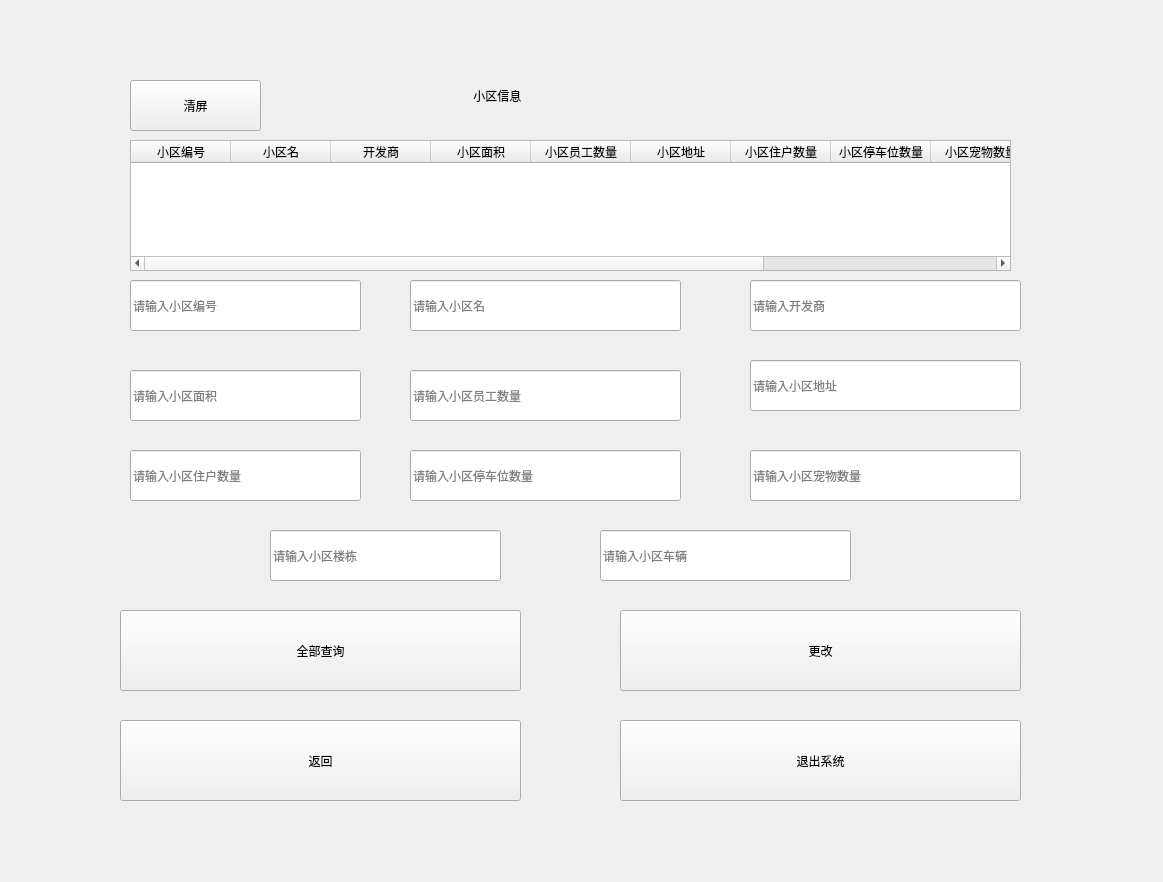
<?xml version="1.0" encoding="UTF-8"?>
<ui version="4.0">
 <class>MainWindow</class>
 <widget class="QMainWindow" name="MainWindow">
  <property name="geometry">
   <rect>
    <x>0</x>
    <y>0</y>
    <width>1163</width>
    <height>882</height>
   </rect>
  </property>
  <property name="minimumSize">
   <size>
    <width>1163</width>
    <height>882</height>
   </size>
  </property>
  <property name="maximumSize">
   <size>
    <width>1163</width>
    <height>882</height>
   </size>
  </property>
  <property name="windowTitle">
   <string>root_小区信息</string>
  </property>
  <property name="styleSheet">
   <string notr="true">#centralwidget{border-image: url(:/background/background1.jpg);}</string>
  </property>
  <widget class="QWidget" name="centralwidget">
   <widget class="QTableWidget" name="tableWidget">
    <property name="geometry">
     <rect>
      <x>130</x>
      <y>140</y>
      <width>881</width>
      <height>131</height>
     </rect>
    </property>
    <property name="alternatingRowColors">
     <bool>true</bool>
    </property>
    <column>
     <property name="text">
      <string>小区编号</string>
     </property>
    </column>
    <column>
     <property name="text">
      <string>小区名</string>
     </property>
    </column>
    <column>
     <property name="text">
      <string>开发商</string>
     </property>
    </column>
    <column>
     <property name="text">
      <string>小区面积</string>
     </property>
    </column>
    <column>
     <property name="text">
      <string>小区员工数量</string>
     </property>
    </column>
    <column>
     <property name="text">
      <string>小区地址</string>
     </property>
    </column>
    <column>
     <property name="text">
      <string>小区住户数量</string>
     </property>
    </column>
    <column>
     <property name="text">
      <string>小区停车位数量</string>
     </property>
    </column>
    <column>
     <property name="text">
      <string>小区宠物数量</string>
     </property>
    </column>
    <column>
     <property name="text">
      <string>小区楼栋数量</string>
     </property>
    </column>
    <column>
     <property name="text">
      <string>小区车辆数量</string>
     </property>
    </column>
   </widget>
   <widget class="QLineEdit" name="lineEdit">
    <property name="geometry">
     <rect>
      <x>130</x>
      <y>280</y>
      <width>231</width>
      <height>51</height>
     </rect>
    </property>
    <property name="placeholderText">
     <string>请输入小区编号</string>
    </property>
   </widget>
   <widget class="QLineEdit" name="lineEdit_2">
    <property name="geometry">
     <rect>
      <x>410</x>
      <y>280</y>
      <width>271</width>
      <height>51</height>
     </rect>
    </property>
    <property name="placeholderText">
     <string>请输入小区名</string>
    </property>
   </widget>
   <widget class="QLineEdit" name="lineEdit_3">
    <property name="geometry">
     <rect>
      <x>750</x>
      <y>280</y>
      <width>271</width>
      <height>51</height>
     </rect>
    </property>
    <property name="placeholderText">
     <string>请输入开发商</string>
    </property>
   </widget>
   <widget class="QLineEdit" name="lineEdit_4">
    <property name="geometry">
     <rect>
      <x>130</x>
      <y>370</y>
      <width>231</width>
      <height>51</height>
     </rect>
    </property>
    <property name="placeholderText">
     <string>请输入小区面积</string>
    </property>
   </widget>
   <widget class="QLineEdit" name="lineEdit_5">
    <property name="geometry">
     <rect>
      <x>410</x>
      <y>370</y>
      <width>271</width>
      <height>51</height>
     </rect>
    </property>
    <property name="placeholderText">
     <string>请输入小区员工数量</string>
    </property>
   </widget>
   <widget class="QPushButton" name="pushButton_3">
    <property name="geometry">
     <rect>
      <x>620</x>
      <y>610</y>
      <width>401</width>
      <height>81</height>
     </rect>
    </property>
    <property name="styleSheet">
     <string notr="true">font: 18pt &quot;Arial&quot;;</string>
    </property>
    <property name="text">
     <string>更改</string>
    </property>
   </widget>
   <widget class="QPushButton" name="pushButton_4">
    <property name="geometry">
     <rect>
      <x>120</x>
      <y>720</y>
      <width>401</width>
      <height>81</height>
     </rect>
    </property>
    <property name="styleSheet">
     <string notr="true">font: 18pt &quot;Arial&quot;;</string>
    </property>
    <property name="text">
     <string>返回</string>
    </property>
   </widget>
   <widget class="QPushButton" name="pushButton_6">
    <property name="geometry">
     <rect>
      <x>620</x>
      <y>720</y>
      <width>401</width>
      <height>81</height>
     </rect>
    </property>
    <property name="styleSheet">
     <string notr="true">font: 18pt &quot;Arial&quot;;</string>
    </property>
    <property name="text">
     <string>退出系统</string>
    </property>
   </widget>
   <widget class="QLabel" name="label">
    <property name="geometry">
     <rect>
      <x>460</x>
      <y>70</y>
      <width>281</width>
      <height>51</height>
     </rect>
    </property>
    <property name="styleSheet">
     <string notr="true">font: 28pt &quot;Arial&quot;;</string>
    </property>
    <property name="text">
     <string>    小区信息</string>
    </property>
   </widget>
   <widget class="QPushButton" name="pushButton_2">
    <property name="geometry">
     <rect>
      <x>120</x>
      <y>610</y>
      <width>401</width>
      <height>81</height>
     </rect>
    </property>
    <property name="styleSheet">
     <string notr="true">font: 18pt &quot;Arial&quot;;</string>
    </property>
    <property name="text">
     <string>全部查询</string>
    </property>
   </widget>
   <widget class="QPushButton" name="pushButton_1">
    <property name="geometry">
     <rect>
      <x>130</x>
      <y>80</y>
      <width>131</width>
      <height>51</height>
     </rect>
    </property>
    <property name="styleSheet">
     <string notr="true">font: 18pt &quot;Arial&quot;;</string>
    </property>
    <property name="text">
     <string>清屏</string>
    </property>
   </widget>
   <widget class="QLineEdit" name="lineEdit_6">
    <property name="geometry">
     <rect>
      <x>750</x>
      <y>360</y>
      <width>271</width>
      <height>51</height>
     </rect>
    </property>
    <property name="placeholderText">
     <string>请输入小区地址</string>
    </property>
   </widget>
   <widget class="QLineEdit" name="lineEdit_7">
    <property name="geometry">
     <rect>
      <x>130</x>
      <y>450</y>
      <width>231</width>
      <height>51</height>
     </rect>
    </property>
    <property name="placeholderText">
     <string>请输入小区住户数量</string>
    </property>
   </widget>
   <widget class="QLineEdit" name="lineEdit_8">
    <property name="geometry">
     <rect>
      <x>410</x>
      <y>450</y>
      <width>271</width>
      <height>51</height>
     </rect>
    </property>
    <property name="placeholderText">
     <string>请输入小区停车位数量</string>
    </property>
   </widget>
   <widget class="QLineEdit" name="lineEdit_9">
    <property name="geometry">
     <rect>
      <x>750</x>
      <y>450</y>
      <width>271</width>
      <height>51</height>
     </rect>
    </property>
    <property name="placeholderText">
     <string>请输入小区宠物数量</string>
    </property>
   </widget>
   <widget class="QLineEdit" name="lineEdit_10">
    <property name="geometry">
     <rect>
      <x>270</x>
      <y>530</y>
      <width>231</width>
      <height>51</height>
     </rect>
    </property>
    <property name="placeholderText">
     <string>请输入小区楼栋</string>
    </property>
   </widget>
   <widget class="QLineEdit" name="lineEdit_11">
    <property name="geometry">
     <rect>
      <x>600</x>
      <y>530</y>
      <width>251</width>
      <height>51</height>
     </rect>
    </property>
    <property name="placeholderText">
     <string>请输入小区车辆</string>
    </property>
   </widget>
  </widget>
 </widget>
 <resources>
  <include location="image/root_community.qrc"/>
 </resources>
 <connections/>
</ui>
